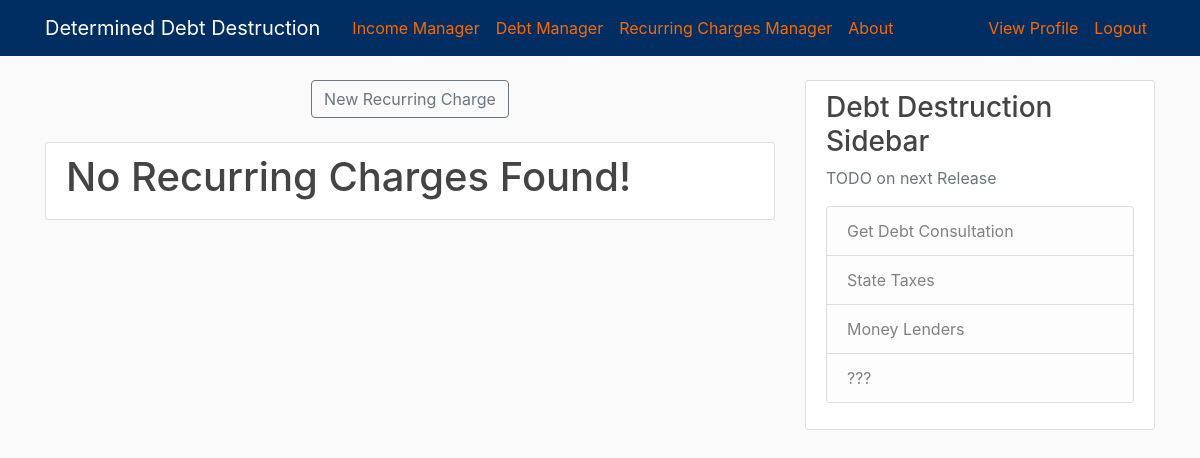
The app's page /charges/ (signed in), older data.
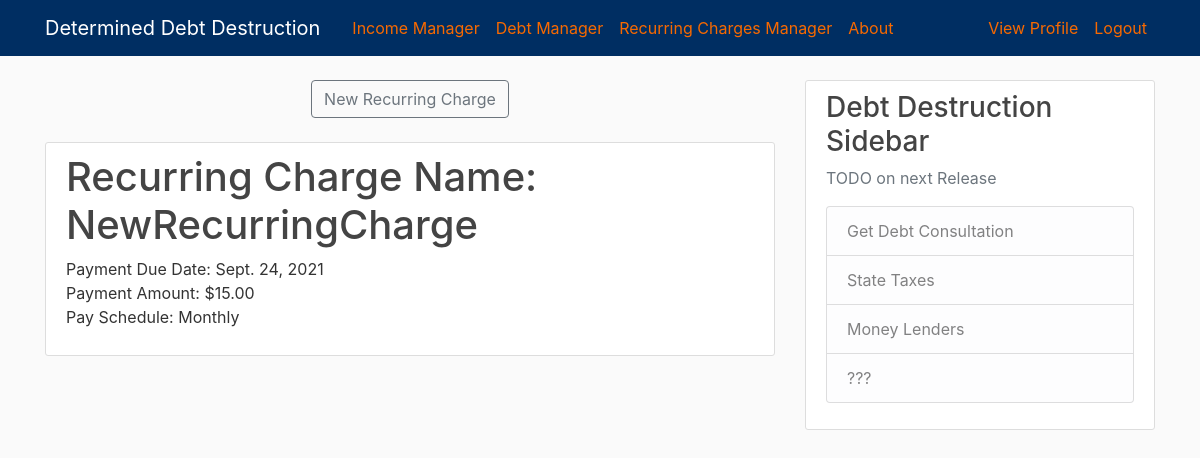
The same page, newer data.
### recurringChargesManager/models.py (models this page shows, shortened)
class recurringCharge(models.Model):
    PAY_FREQUENCIES = (
        ('D', 'Daily'),
        ('W', 'Weekly'),
        ('B', 'Bi-Weekly'),
        ('S', 'Semi-Monthly'),
        ('M', 'Monthly'),
        ('Y', 'Yearly'),
    )
    name          = models.CharField("Reccuring Charge:", max_length=100)
    payDueDate    = models.DateField("Payment Due Date:")
    payAmount     = models.FloatField()
    paySchedule   = models.CharField("Frequency of Payments:", max_length=1, choices=PAY_FREQUENCIES)
    accountHolder = models.ForeignKey(User, on_delete=models.CASCADE, null=True) #Attach a Recurring Charge to the user!

### recurringChargesManager/views.py (the view)
# urls.py: path('', ChargesListView.as_view(), name='recurring-charges-manager-home'),
class ChargesListView(LoginRequiredMixin, ListView):
    model = recurringCharge
    template_name = 'recurringChargesManager/home.html' #<app>/<model>_<viewtype>.html
    context_object_name = 'recurringCharges'
    ordering = ['-payAmount'] #Sort from largest paying to smallest paying
    paginate_by = 5 #How many recurringCharges to display
    def get_queryset(self):
        return recurringCharge.objects.filter(accountHolder=self.request.user).order_by('-payAmount')

### recurringChargesManager/templates/recurringChargesManager/home.html (shortened to what this page needs)
{% extends "homepage/base.html" %}
{% block content %}
	<div class=content-section">
		<center><a class="btn btn-outline-secondary" href="{% url 'recurring-charges-create' %}">New Recurring Charge</a></center>
	</div>
	<br>
	{% for charge in recurringCharges %}
		<div class="content-section">
			<h1><a class="article-title" href="{% url 'recurring-charges-detail' charge.id %}">Recurring Charge Name: {{ charge.name }}</a></h1>
			<p>
			Payment Due Date: {{ charge.payDueDate }}<br>
			{% load humanize %}
			Payment Amount: ${{charge.payAmount|floatformat:2|intcomma}}<br>
			{% if charge.paySchedule == 'D' %}
				Pay Schedule: Daily<br>
			{% elif charge.paySchedule == 'W'%}
				Pay Schedule: Weekly<br>
			{% elif charge.paySchedule == 'B'%}
				Pay Schedule: Bi-weekly<br>
			{% elif charge.paySchedule == 'S'%}
				Pay Schedule: Semi-Monthly<br>
			{% elif charge.paySchedule == 'M'%}
				Pay Schedule: Monthly<br>
			{% else %}
				Pay Schedule: Yearly<br>
			{% endif %}
			</p>
		</div>
			{% empty %}
				<div class="content-section">
				<h1>No Recurring Charges Found!</h1>
				</div>
	{% endfor %}
{% endblock content %}

Row changes from the older to the newer data that the page shows:
added recurringCharge: name "NewRecurringCharge", payDueDate "Sept. 24, 2021", payAmount "15.00", paySchedule "Pay Schedule: Monthly"
Text that changed along with them:
text no longer shown: "No Recurring Charges Found!"
